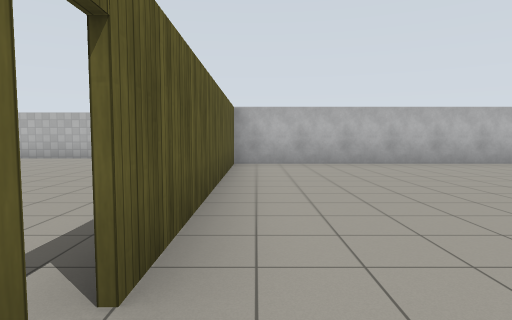
View 1 (above)

17 first-person views from a walk through a world built for the Gazebo simulator. The camera is 1.2 m above the floor, tilts 4° down and sees 75° across. The floor is counted in squares, 2 m on a side. Each view is taken from the middle of a square. On the plan, view 1 faces up. The plan holds only what a view shows up to about 9 squares ahead; the rest is blank. Robots are left out. Gazebo's built-in surfaces are drawn with simple patterns.

View 2
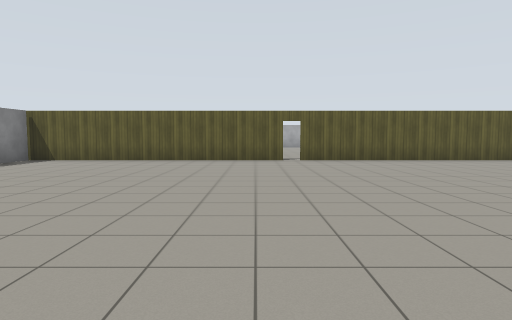

View 3
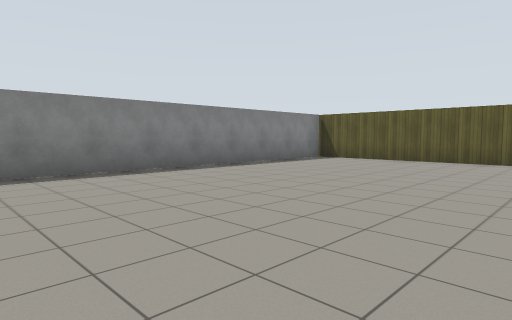

View 4
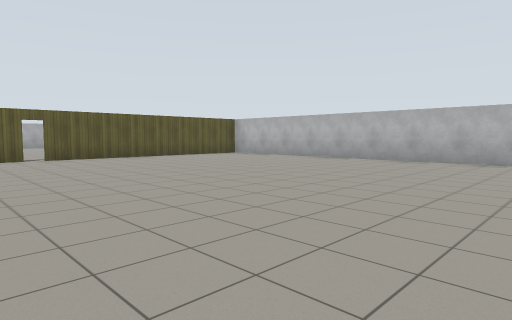

View 5
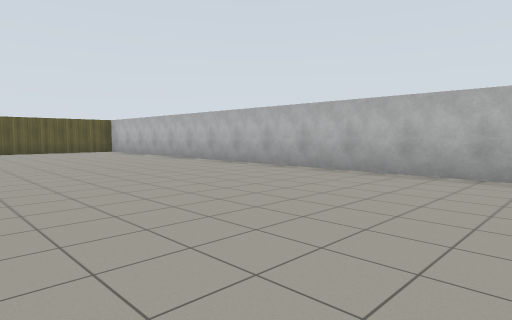

View 6
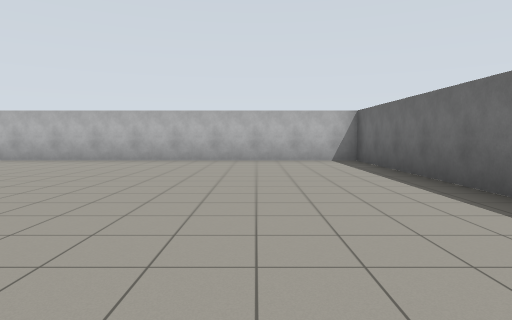

View 7
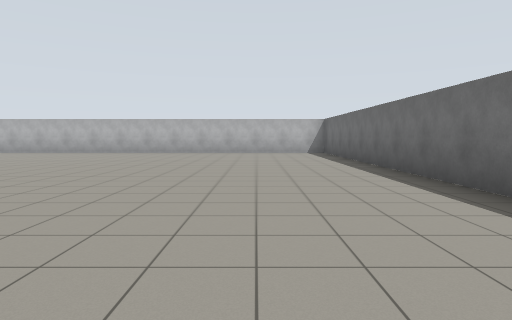

View 8
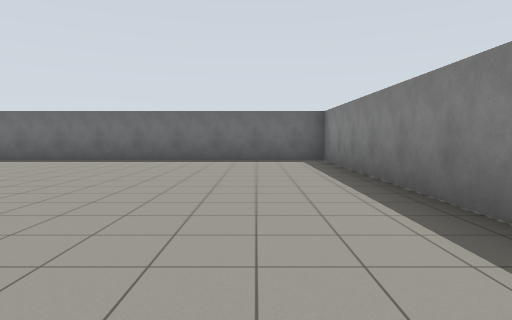

View 9
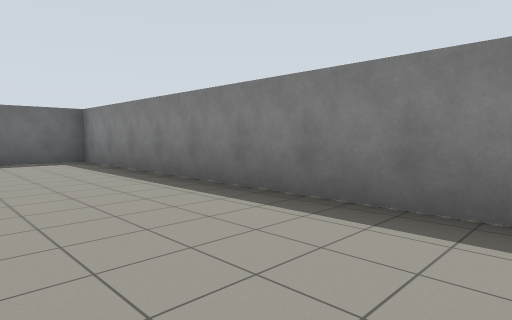

View 10
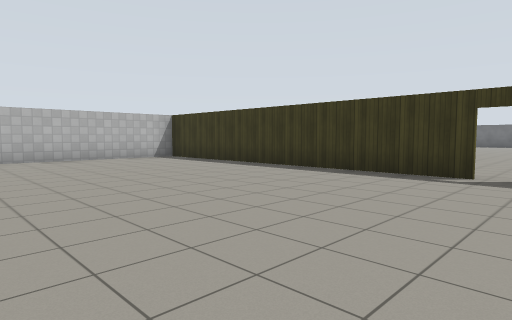

View 11
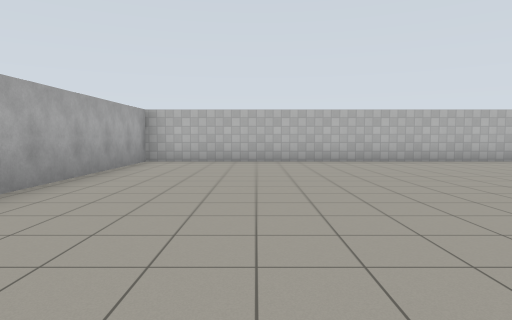

View 12
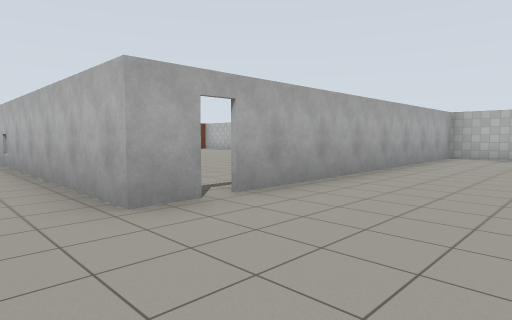

View 13
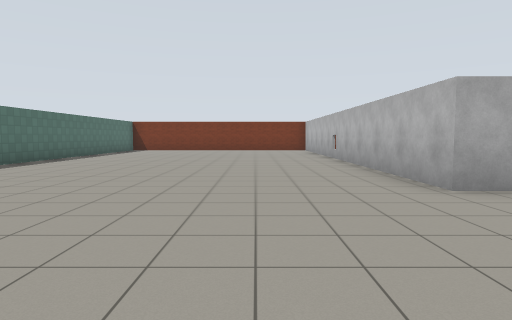

View 14
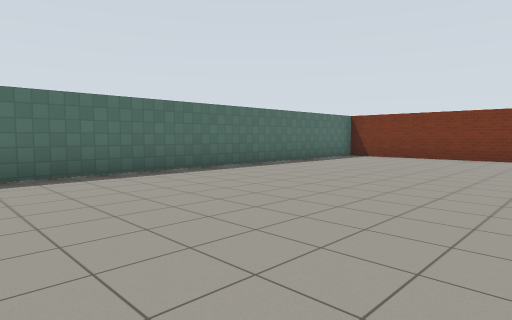

View 15
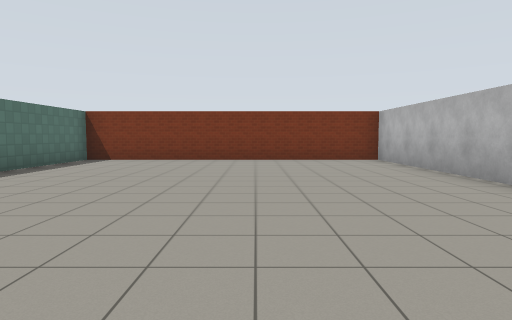

View 16
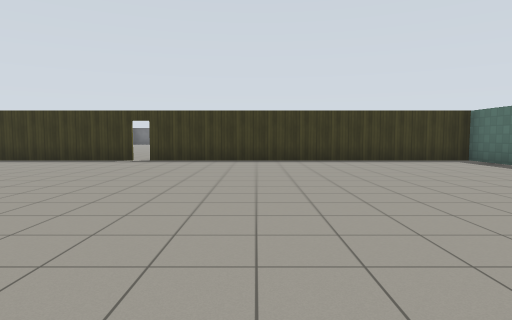

View 17
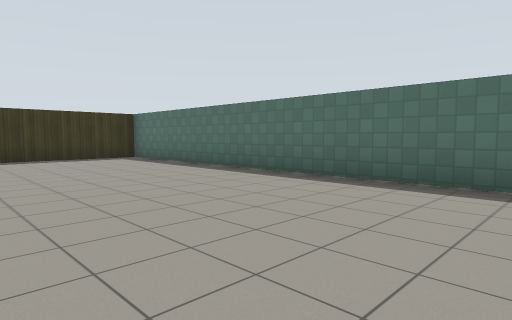

### Floor plan
Ten units are one square. View 1 is at (0, 0); x grows to the right and y downward. Boxes are objects, and circles mark ways between rooms. Rooms are numbered by the first view taken in them; rooms with no view inside come last. Other rooms are left out.
<svg viewBox="-222 -96 392 175">
<path fill="none" stroke="#000" d="M-5 -7 -5 57 165 57 165 -74 -5 -74 -5 -11M-107 -10 -107 -2 -217 -2 -217 74 -126 74M-95 74 -6 74 -6 -7M-6 -11 -6 -74M-18 -91 -107 -91 -107 -13"/>
<circle cx="-5" cy="-10" r="3" fill="#2a7"/>
<text x="80" y="-10">1</text>
<text x="-90" y="10">2</text>
</svg>
Room 1 opens to room 2.

Where each view was taken, in squares from view 1:
view 1: 0 up, 0 right, facing up
view 2: 0 up, 8 right, facing left
view 3: 0 up, 8 right, facing down-left
view 4: 1 down, 9 right, facing up-left
view 5: 2 up, 13 right, facing up-left
view 6: 1 down, 14 right, facing up
view 7: 5 down, 14 right, facing up
view 8: 4 down, 8 right, facing right
view 9: 3 down, 8 right, facing down-right
view 10: 0 up, 6 left, facing up-right
view 11: 1 up, 8 left, facing up
view 12: 1 down, 8 left, facing up-left
view 13: 2 down, 7 left, facing left
view 14: 2 down, 12 left, facing down-left
view 15: 3 down, 13 left, facing left
view 16: 2 down, 9 left, facing right
view 17: 3 down, 10 left, facing down-right
